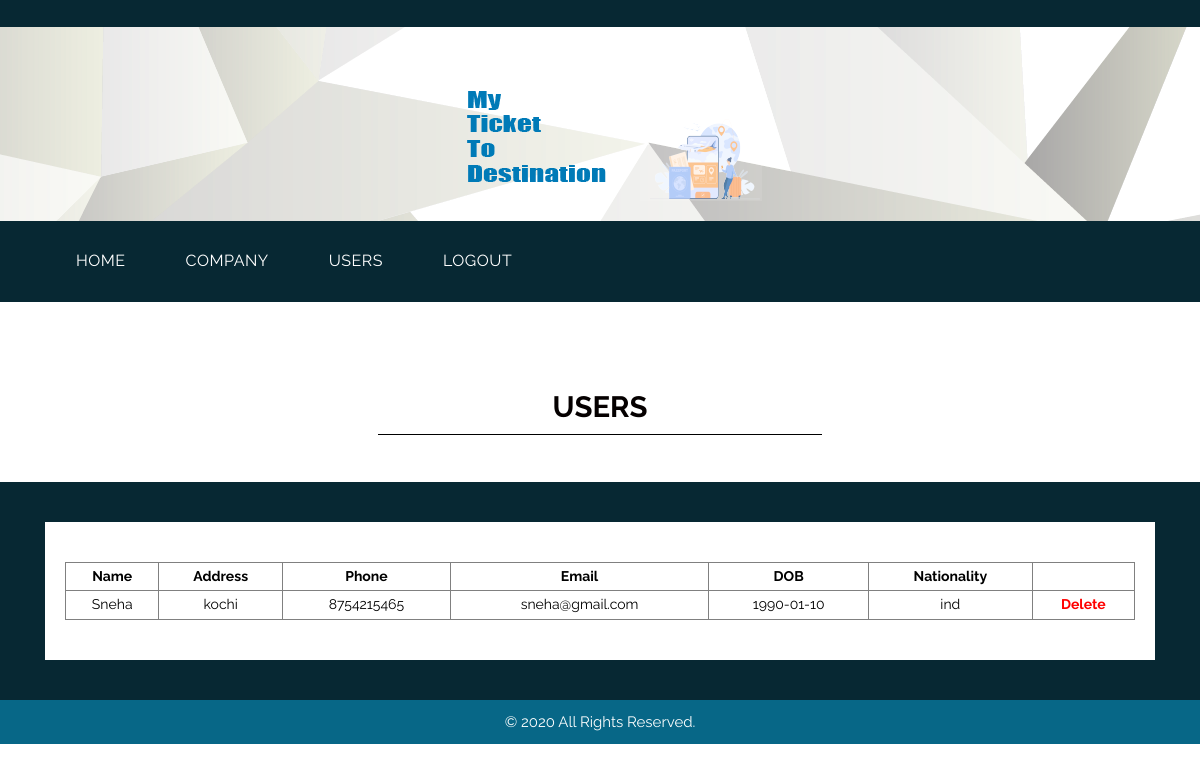
Screenshot of /viewuser.php with the database file from the repository.
### tables this page shows
CREATE TABLE `user` (
  `rid` int(11) NOT NULL AUTO_INCREMENT,
  `name` varchar(20) NOT NULL,
  `address` varchar(50) NOT NULL,
  `phone` varchar(100) NOT NULL,
  `email` varchar(100) NOT NULL,
  `dob` date NOT NULL,
  `nationality` varchar(10) NOT NULL,
  PRIMARY KEY (`rid`)
);

### DatabaseCon.php (called while the page is built, shortened)
<?php
class DatabaseCon {
private $dbhost = 'localhost:3306';
private $dbuser = 'root';
private $dbpass = '';
private $conn;
   function __construct()
   		 {
      		$this->conn = mysql_connect($this->dbhost, $this->dbuser, $this->dbpass);
        }
   function selectData($str)
   {
   $retval=mysql_query($str,$this->conn);
   return $retval;
   }
}
?>

### viewuser.php (the view, shortened to what this page needs)
<!DOCTYPE html>
<html lang="en">
<head>
<link rel="stylesheet" type="text/css" href="css/bootstrap.min.css">
<link rel="stylesheet" type="text/css" href="css/style.css">
<link rel="stylesheet" href="css/responsive.css">
<link rel="stylesheet" href="css/jquery.mCustomScrollbar.min.css">
<link rel="stylesheet" href="https://netdna.bootstrapcdn.com/font-awesome/4.0.3/css/font-awesome.css">
<link rel="stylesheet" href="css/owl.carousel.min.css">
<link rel="stylesheet" href="css/owl.theme.default.min.css">
<link rel="stylesheet" href="https://cdnjs.cloudflare.com/ajax/libs/fancybox/2.1.5/jquery.fancybox.min.css" media="screen">
</head>
<body>
	<div class="header_main">
		<div class="container">
			<div class="logo"><a href="#"><img src="images/logo1.png"></a></div>
		</div>
	</div>
	<div class="header">
		<div class="container">
            <div class="col-sm-12">
                 <div class="menu-area">
                    <nav class="navbar navbar-expand-lg ">
                        <div class="collapse navbar-collapse" id="navbarSupportedContent">
						<ul class="navbar-nav mr-auto">
                               <li class="nav-item active">
                                <a class="nav-link" href="adminhome.php">HOME<span class="sr-only">(current)</span></a> </li>
                                <li class="nav-item">
                                <a class="nav-link" href="viewcom.php">COMPANY</a> </li>
                                <li class="nav-item">
                                <a class="nav-link" href="viewuser.php">USERS</a></li>
                               <li class="#" href="#">
      	                        <a class="nav-link" href="index.html">LOGOUT</a></li>
                            </ul>
                        </div>
                    </nav>
                </div>
            </div>
        </div>
    </div>
    <div class="contact_main">
    <div class="touch_section">
        <div class="container">
            <h1 class="touch_text">USERS</h1>
        </div>
    </div>
    <div class="lets_touch_main">
        <div class="container">
            <div class="row">
                <div class="col-md-12">
				<center>
                    <div class="input_main">
<table border="1" style="width:100%;color:black;text-align:center">
<tr>
<th>Name</th>
<th>Address</th>
<th>Phone</th>
<th>Email</th>
<th>DOB</th>
<th>Nationality</th>
</tr>
<?php include('DatabaseCon.php');
	$db=new DatabaseCon();
	$s="select * from user";
	$rs=$db->selectData($s);
	while($row=mysql_fetch_array($rs)){
		?>
		<tr>
		<td><?php echo $row['name']; ?> </td>
		<td><?php echo $row['address']; ?> </td>
		<td><?php echo $row['phone']; ?> </td>
		<td><?php echo $row['email']; ?> </td>
		<td><?php echo $row['dob']; ?> </td>
		<td><?php echo $row['nationality']; ?> </td>
		<th><a href="deleteflpass.php?rid=<?php echo $row['rid']; ?>&mod=deus" style="color:red">Delete </a></th>
		</tr>
	<?php } ?>
	</table>
                    </div>
					</center>
                </div>
            </div>
        </div>
    </div>
    <div class="copyright">
          <div class="container">
            <div class="row">
                <div class="col-sm-12">
                   <p class="copyright_text">© 2020 All Rights Reserved. </p>
                </div>
            </div>
        </div>
    </div>
</body>
</html>

### css/style.css (style rules this page uses)
* { box-sizing: border-box !important; transition: ease all 0.5s; }
html { scroll-behavior: smooth; }
body { color: #666666; font-size: 14px; font-family: 'Raleway', sans-serif;; line-height: 1.80857; font-weight: normal; overflow-x: hidden; }
a { color: #1f1f1f; text-decoration: none !important; outline: none !important; -webkit-transition: all .3s ease-in-out; -moz-transition: all .3s ease-in-out; -ms-transition: all .3s ease-in-out; -o-transition: all .3s ease-in-out; transition: all .3s ease-in-out; }
h1, h2, h3, h4, h5, h6 { letter-spacing: 0; font-weight: normal; position: relative; padding: 0 0 10px 0; font-weight: normal; line-height: normal; color: #111111; margin: 0 }
h1 { font-size: 24px }
*, *::after, *::before { -webkit-box-sizing: border-box; -moz-box-sizing: border-box; box-sizing: border-box; }
ul, li, ol { margin: 0px; padding: 0px; list-style: none; }
p { margin: 20px; font-weight: 400; font-size: 15px; line-height: 24px; }
a { color: #ffffff; text-decoration: none; outline: none !important; }
.header_main { width: 100%; float: left; background-image: url(../images/header.png); height: auto; padding-top: 20px; padding-bottom: 40px; }
.logo { width: 100%; float: left; text-align: center; margin-top: 55px; }
.header { width: 100%; width: 100%; float: left; background-color: #072833; padding-bottom: 10px; padding-top: 10px; }
.header_main { width: 100%; float: left; background-image: url(../images/header.png); height: auto; padding-bottom: 20px; }
.navbar-expand-lg .navbar-nav .nav-link { padding-right: 60px; padding-left: 0; color: #fff; font-size: 16px; letter-spacing: 0.5px; }
.navbar-nav.mr-auto { width: 100%; margin: 0; display: block; }
.navbar-nav.mr-auto li { float: left; }
.touch_section { width: 100%; padding-top: 57px; margin-bottom: 47px; display: inline-block !important; }
.touch_text { width: 27%; margin: 0 auto; text-align: center; border-bottom: 1px solid #000; color: #050000; font-size: 22pt; font-weight: bold; }
.lets_touch_main { width: 100%; float: left; background-color: #072833; padding-top: 40px; padding-bottom: 40PX; }
.input_main { width: 100%; float: left; background-color: #ffffff; padding: 40px 20px; }
.contact_main { width: 100%; float: left; background-color: #ffffff; padding-top: 40px; }
.copyright { width: 100%; float: left; background-color: #076787; padding-top: 10px; padding-bottom: 10px; }
.copyright_text { width: 100%; float: left; color: #fbfdfd; text-align: center; margin: 0px; }
.contact_main { width: 100%; float: left; padding-top: 30px; }

### css/responsive.css (style rules this page uses)
.touch_text { width: 40%; }

### rows the page displays
user: name "Sneha", address "kochi", phone "8754215465", email "sneha@gmail.com", dob "1990-01-10", nationality "ind"
